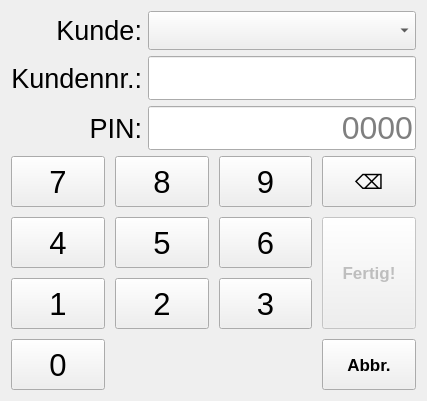
<?xml version="1.0" encoding="UTF-8"?>
<ui version="4.0">
 <class>SelectClientDialog</class>
 <widget class="QDialog" name="SelectClientDialog">
  <property name="geometry">
   <rect>
    <x>0</x>
    <y>0</y>
    <width>359</width>
    <height>401</height>
   </rect>
  </property>
  <property name="windowTitle">
   <string>Dialog</string>
  </property>
  <layout class="QVBoxLayout" name="verticalLayout">
   <item>
    <layout class="QVBoxLayout" name="verticalLayout_2">
     <property name="spacing">
      <number>-1</number>
     </property>
     <item>
      <layout class="QGridLayout" name="gridLayout_2">
       <item row="1" column="0">
        <widget class="QLabel" name="label_3">
         <property name="font">
          <font>
           <pointsize>20</pointsize>
          </font>
         </property>
         <property name="text">
          <string>Kundennr.:</string>
         </property>
         <property name="alignment">
          <set>Qt::AlignRight|Qt::AlignTrailing|Qt::AlignVCenter</set>
         </property>
        </widget>
       </item>
       <item row="2" column="1">
        <widget class="QLineEdit" name="lineEdit_pin">
         <property name="enabled">
          <bool>true</bool>
         </property>
         <property name="font">
          <font>
           <pointsize>24</pointsize>
          </font>
         </property>
         <property name="layoutDirection">
          <enum>Qt::RightToLeft</enum>
         </property>
         <property name="text">
          <string/>
         </property>
         <property name="maxLength">
          <number>4</number>
         </property>
         <property name="echoMode">
          <enum>QLineEdit::Password</enum>
         </property>
         <property name="alignment">
          <set>Qt::AlignRight|Qt::AlignTrailing|Qt::AlignVCenter</set>
         </property>
         <property name="placeholderText">
          <string>0000</string>
         </property>
        </widget>
       </item>
       <item row="1" column="1">
        <widget class="QLineEdit" name="lineEdit_client">
         <property name="enabled">
          <bool>true</bool>
         </property>
         <property name="font">
          <font>
           <pointsize>24</pointsize>
          </font>
         </property>
         <property name="layoutDirection">
          <enum>Qt::RightToLeft</enum>
         </property>
         <property name="text">
          <string/>
         </property>
         <property name="maxLength">
          <number>10</number>
         </property>
         <property name="echoMode">
          <enum>QLineEdit::Normal</enum>
         </property>
         <property name="alignment">
          <set>Qt::AlignRight|Qt::AlignTrailing|Qt::AlignVCenter</set>
         </property>
         <property name="placeholderText">
          <string/>
         </property>
        </widget>
       </item>
       <item row="2" column="0">
        <widget class="QLabel" name="label">
         <property name="font">
          <font>
           <pointsize>20</pointsize>
          </font>
         </property>
         <property name="text">
          <string>PIN:</string>
         </property>
         <property name="alignment">
          <set>Qt::AlignRight|Qt::AlignTrailing|Qt::AlignVCenter</set>
         </property>
        </widget>
       </item>
       <item row="0" column="1">
        <widget class="QComboBox" name="comboBox_client">
         <property name="font">
          <font>
           <pointsize>20</pointsize>
          </font>
         </property>
         <property name="focusPolicy">
          <enum>Qt::NoFocus</enum>
         </property>
         <item>
          <property name="text">
           <string/>
          </property>
         </item>
         <item>
          <property name="text">
           <string>FabLab Projekte (1)</string>
          </property>
         </item>
        </widget>
       </item>
       <item row="0" column="0">
        <widget class="QLabel" name="label_4">
         <property name="font">
          <font>
           <pointsize>20</pointsize>
          </font>
         </property>
         <property name="text">
          <string>Kunde:</string>
         </property>
         <property name="alignment">
          <set>Qt::AlignRight|Qt::AlignTrailing|Qt::AlignVCenter</set>
         </property>
        </widget>
       </item>
      </layout>
     </item>
     <item>
      <layout class="QGridLayout" name="gridLayout">
       <property name="spacing">
        <number>10</number>
       </property>
       <item row="2" column="1">
        <widget class="QPushButton" name="pushButton_5">
         <property name="sizePolicy">
          <sizepolicy hsizetype="Expanding" vsizetype="Expanding">
           <horstretch>0</horstretch>
           <verstretch>0</verstretch>
          </sizepolicy>
         </property>
         <property name="font">
          <font>
           <pointsize>23</pointsize>
          </font>
         </property>
         <property name="focusPolicy">
          <enum>Qt::NoFocus</enum>
         </property>
         <property name="text">
          <string>5</string>
         </property>
        </widget>
       </item>
       <item row="3" column="0">
        <widget class="QPushButton" name="pushButton_1">
         <property name="sizePolicy">
          <sizepolicy hsizetype="Expanding" vsizetype="Expanding">
           <horstretch>0</horstretch>
           <verstretch>0</verstretch>
          </sizepolicy>
         </property>
         <property name="font">
          <font>
           <pointsize>23</pointsize>
          </font>
         </property>
         <property name="focusPolicy">
          <enum>Qt::NoFocus</enum>
         </property>
         <property name="text">
          <string>1</string>
         </property>
        </widget>
       </item>
       <item row="3" column="2">
        <widget class="QPushButton" name="pushButton_3">
         <property name="sizePolicy">
          <sizepolicy hsizetype="Expanding" vsizetype="Expanding">
           <horstretch>0</horstretch>
           <verstretch>0</verstretch>
          </sizepolicy>
         </property>
         <property name="font">
          <font>
           <pointsize>23</pointsize>
          </font>
         </property>
         <property name="focusPolicy">
          <enum>Qt::NoFocus</enum>
         </property>
         <property name="text">
          <string>3</string>
         </property>
        </widget>
       </item>
       <item row="1" column="0">
        <widget class="QPushButton" name="pushButton_7">
         <property name="sizePolicy">
          <sizepolicy hsizetype="Expanding" vsizetype="Expanding">
           <horstretch>0</horstretch>
           <verstretch>0</verstretch>
          </sizepolicy>
         </property>
         <property name="font">
          <font>
           <pointsize>23</pointsize>
          </font>
         </property>
         <property name="focusPolicy">
          <enum>Qt::NoFocus</enum>
         </property>
         <property name="autoFillBackground">
          <bool>false</bool>
         </property>
         <property name="text">
          <string>7</string>
         </property>
        </widget>
       </item>
       <item row="1" column="2">
        <widget class="QPushButton" name="pushButton_9">
         <property name="sizePolicy">
          <sizepolicy hsizetype="Expanding" vsizetype="Expanding">
           <horstretch>0</horstretch>
           <verstretch>0</verstretch>
          </sizepolicy>
         </property>
         <property name="font">
          <font>
           <pointsize>23</pointsize>
          </font>
         </property>
         <property name="focusPolicy">
          <enum>Qt::NoFocus</enum>
         </property>
         <property name="text">
          <string>9</string>
         </property>
        </widget>
       </item>
       <item row="3" column="1">
        <widget class="QPushButton" name="pushButton_2">
         <property name="sizePolicy">
          <sizepolicy hsizetype="Expanding" vsizetype="Expanding">
           <horstretch>0</horstretch>
           <verstretch>0</verstretch>
          </sizepolicy>
         </property>
         <property name="font">
          <font>
           <pointsize>23</pointsize>
          </font>
         </property>
         <property name="focusPolicy">
          <enum>Qt::NoFocus</enum>
         </property>
         <property name="text">
          <string>2</string>
         </property>
        </widget>
       </item>
       <item row="1" column="1">
        <widget class="QPushButton" name="pushButton_8">
         <property name="sizePolicy">
          <sizepolicy hsizetype="Expanding" vsizetype="Expanding">
           <horstretch>0</horstretch>
           <verstretch>0</verstretch>
          </sizepolicy>
         </property>
         <property name="font">
          <font>
           <pointsize>23</pointsize>
          </font>
         </property>
         <property name="focusPolicy">
          <enum>Qt::NoFocus</enum>
         </property>
         <property name="text">
          <string>8</string>
         </property>
        </widget>
       </item>
       <item row="2" column="2">
        <widget class="QPushButton" name="pushButton_6">
         <property name="sizePolicy">
          <sizepolicy hsizetype="Expanding" vsizetype="Expanding">
           <horstretch>0</horstretch>
           <verstretch>0</verstretch>
          </sizepolicy>
         </property>
         <property name="font">
          <font>
           <pointsize>23</pointsize>
          </font>
         </property>
         <property name="focusPolicy">
          <enum>Qt::NoFocus</enum>
         </property>
         <property name="text">
          <string>6</string>
         </property>
        </widget>
       </item>
       <item row="4" column="0">
        <widget class="QPushButton" name="pushButton_0">
         <property name="sizePolicy">
          <sizepolicy hsizetype="Expanding" vsizetype="Expanding">
           <horstretch>0</horstretch>
           <verstretch>0</verstretch>
          </sizepolicy>
         </property>
         <property name="font">
          <font>
           <pointsize>23</pointsize>
          </font>
         </property>
         <property name="focusPolicy">
          <enum>Qt::NoFocus</enum>
         </property>
         <property name="text">
          <string>0</string>
         </property>
        </widget>
       </item>
       <item row="2" column="0">
        <widget class="QPushButton" name="pushButton_4">
         <property name="sizePolicy">
          <sizepolicy hsizetype="Expanding" vsizetype="Expanding">
           <horstretch>0</horstretch>
           <verstretch>0</verstretch>
          </sizepolicy>
         </property>
         <property name="font">
          <font>
           <pointsize>23</pointsize>
          </font>
         </property>
         <property name="focusPolicy">
          <enum>Qt::NoFocus</enum>
         </property>
         <property name="text">
          <string>4</string>
         </property>
        </widget>
       </item>
       <item row="2" column="3" rowspan="2">
        <widget class="QPushButton" name="pushButton_done">
         <property name="enabled">
          <bool>false</bool>
         </property>
         <property name="sizePolicy">
          <sizepolicy hsizetype="Expanding" vsizetype="Expanding">
           <horstretch>0</horstretch>
           <verstretch>0</verstretch>
          </sizepolicy>
         </property>
         <property name="font">
          <font>
           <pointsize>13</pointsize>
           <weight>75</weight>
           <bold>true</bold>
          </font>
         </property>
         <property name="focusPolicy">
          <enum>Qt::NoFocus</enum>
         </property>
         <property name="text">
          <string>Fertig!</string>
         </property>
        </widget>
       </item>
       <item row="1" column="3">
        <widget class="QPushButton" name="pushButton_backspace">
         <property name="sizePolicy">
          <sizepolicy hsizetype="Expanding" vsizetype="Expanding">
           <horstretch>0</horstretch>
           <verstretch>0</verstretch>
          </sizepolicy>
         </property>
         <property name="font">
          <font>
           <pointsize>15</pointsize>
          </font>
         </property>
         <property name="focusPolicy">
          <enum>Qt::NoFocus</enum>
         </property>
         <property name="text">
          <string>⌫</string>
         </property>
        </widget>
       </item>
       <item row="4" column="3">
        <widget class="QPushButton" name="pushButton_back">
         <property name="sizePolicy">
          <sizepolicy hsizetype="Expanding" vsizetype="Expanding">
           <horstretch>0</horstretch>
           <verstretch>0</verstretch>
          </sizepolicy>
         </property>
         <property name="font">
          <font>
           <pointsize>13</pointsize>
           <weight>75</weight>
           <bold>true</bold>
          </font>
         </property>
         <property name="focusPolicy">
          <enum>Qt::NoFocus</enum>
         </property>
         <property name="text">
          <string>Abbr.</string>
         </property>
        </widget>
       </item>
      </layout>
     </item>
    </layout>
   </item>
  </layout>
 </widget>
 <resources/>
 <connections/>
</ui>
